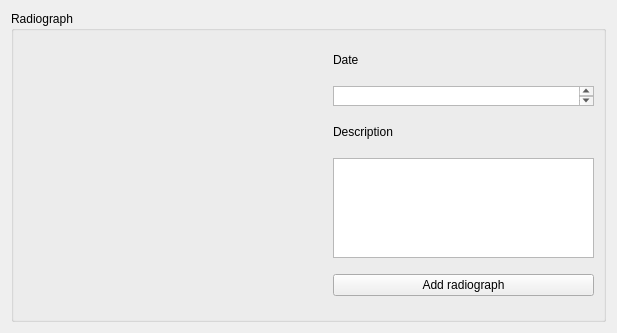
<?xml version="1.0" encoding="UTF-8"?>
<ui version="4.0">
 <class>RadiographWidget</class>
 <widget class="QWidget" name="RadiographWidget">
  <property name="geometry">
   <rect>
    <x>0</x>
    <y>0</y>
    <width>617</width>
    <height>315</height>
   </rect>
  </property>
  <property name="windowTitle">
   <string>Form</string>
  </property>
  <layout class="QGridLayout" name="gridLayout">
   <item row="0" column="0">
    <widget class="QGroupBox" name="Radiograph">
     <property name="title">
      <string>Radiograph</string>
     </property>
     <layout class="QGridLayout" name="gridLayout_2">
      <item row="0" column="0">
       <widget class="QLabel" name="imageLabel">
        <property name="sizePolicy">
         <sizepolicy hsizetype="Preferred" vsizetype="Preferred">
          <horstretch>0</horstretch>
          <verstretch>0</verstretch>
         </sizepolicy>
        </property>
        <property name="minimumSize">
         <size>
          <width>304</width>
          <height>270</height>
         </size>
        </property>
        <property name="maximumSize">
         <size>
          <width>304</width>
          <height>270</height>
         </size>
        </property>
        <property name="text">
         <string/>
        </property>
       </widget>
      </item>
      <item row="0" column="1">
       <layout class="QVBoxLayout" name="verticalLayout">
        <property name="sizeConstraint">
         <enum>QLayout::SetFixedSize</enum>
        </property>
        <item>
         <widget class="QLabel" name="DateLabel">
          <property name="sizePolicy">
           <sizepolicy hsizetype="Preferred" vsizetype="Fixed">
            <horstretch>0</horstretch>
            <verstretch>0</verstretch>
           </sizepolicy>
          </property>
          <property name="maximumSize">
           <size>
            <width>16777215</width>
            <height>20</height>
           </size>
          </property>
          <property name="text">
           <string>Date</string>
          </property>
         </widget>
        </item>
        <item>
         <widget class="QTextEdit" name="DateEdit">
          <property name="maximumSize">
           <size>
            <width>16777215</width>
            <height>20</height>
           </size>
          </property>
         </widget>
        </item>
        <item>
         <widget class="QLabel" name="DescriptionLabel">
          <property name="sizePolicy">
           <sizepolicy hsizetype="Preferred" vsizetype="Preferred">
            <horstretch>0</horstretch>
            <verstretch>0</verstretch>
           </sizepolicy>
          </property>
          <property name="maximumSize">
           <size>
            <width>16777215</width>
            <height>20</height>
           </size>
          </property>
          <property name="text">
           <string>Description</string>
          </property>
         </widget>
        </item>
        <item>
         <widget class="QTextEdit" name="DescriptionEdit">
          <property name="sizePolicy">
           <sizepolicy hsizetype="Expanding" vsizetype="Preferred">
            <horstretch>0</horstretch>
            <verstretch>0</verstretch>
           </sizepolicy>
          </property>
          <property name="maximumSize">
           <size>
            <width>16777215</width>
            <height>100</height>
           </size>
          </property>
         </widget>
        </item>
        <item>
         <widget class="QPushButton" name="addRadiographButton">
          <property name="text">
           <string>Add radiograph</string>
          </property>
         </widget>
        </item>
       </layout>
      </item>
     </layout>
    </widget>
   </item>
  </layout>
 </widget>
 <resources/>
 <connections/>
</ui>
